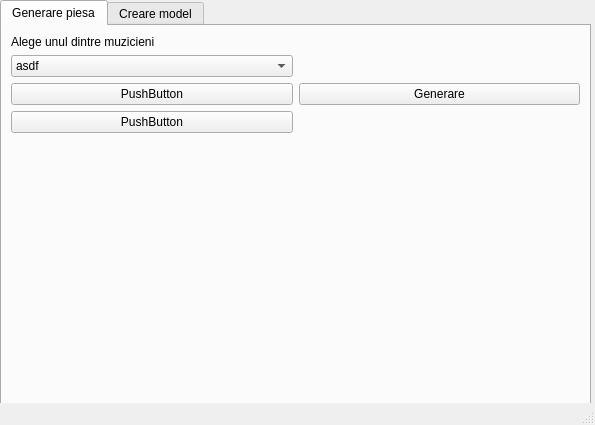
<?xml version="1.0" encoding="UTF-8"?>
<ui version="4.0">
 <class>MainWindow</class>
 <widget class="QMainWindow" name="MainWindow">
  <property name="geometry">
   <rect>
    <x>0</x>
    <y>0</y>
    <width>595</width>
    <height>425</height>
   </rect>
  </property>
  <property name="acceptDrops">
   <bool>true</bool>
  </property>
  <property name="windowTitle">
   <string>App</string>
  </property>
  <property name="windowOpacity">
   <double>1.000000000000000</double>
  </property>
  <property name="autoFillBackground">
   <bool>true</bool>
  </property>
  <widget class="QWidget" name="centralwidget">
   <widget class="QTabWidget" name="tabWidget">
    <property name="enabled">
     <bool>true</bool>
    </property>
    <property name="geometry">
     <rect>
      <x>0</x>
      <y>0</y>
      <width>591</width>
      <height>421</height>
     </rect>
    </property>
    <property name="autoFillBackground">
     <bool>false</bool>
    </property>
    <property name="currentIndex">
     <number>0</number>
    </property>
    <widget class="QWidget" name="tab">
     <attribute name="title">
      <string>Generare piesa</string>
     </attribute>
     <layout class="QGridLayout" name="gridLayout">
      <item row="0" column="0">
       <widget class="QLabel" name="label">
        <property name="text">
         <string>Alege unul dintre muzicieni</string>
        </property>
       </widget>
      </item>
      <item row="1" column="0">
       <widget class="QComboBox" name="comboBox">
        <item>
         <property name="text">
          <string>asdf</string>
         </property>
        </item>
       </widget>
      </item>
      <item row="4" column="1">
       <spacer name="verticalSpacer">
        <property name="orientation">
         <enum>Qt::Vertical</enum>
        </property>
        <property name="sizeHint" stdset="0">
         <size>
          <width>20</width>
          <height>129</height>
         </size>
        </property>
       </spacer>
      </item>
      <item row="2" column="1">
       <widget class="QPushButton" name="generareBtn">
        <property name="text">
         <string>Generare</string>
        </property>
       </widget>
      </item>
      <item row="2" column="0">
       <widget class="QPushButton" name="playBtn">
        <property name="text">
         <string>PushButton</string>
        </property>
       </widget>
      </item>
      <item row="3" column="0">
       <widget class="QPushButton" name="pauseBtn">
        <property name="text">
         <string>PushButton</string>
        </property>
       </widget>
      </item>
     </layout>
    </widget>
    <widget class="QWidget" name="tab_2">
     <attribute name="title">
      <string>Creare model</string>
     </attribute>
     <layout class="QGridLayout" name="gridLayout_2">
      <item row="0" column="0">
       <widget class="QPushButton" name="pushButton">
        <property name="text">
         <string>apasa-l</string>
        </property>
       </widget>
      </item>
     </layout>
    </widget>
   </widget>
  </widget>
  <widget class="QStatusBar" name="statusbar"/>
 </widget>
 <resources/>
 <connections/>
</ui>
